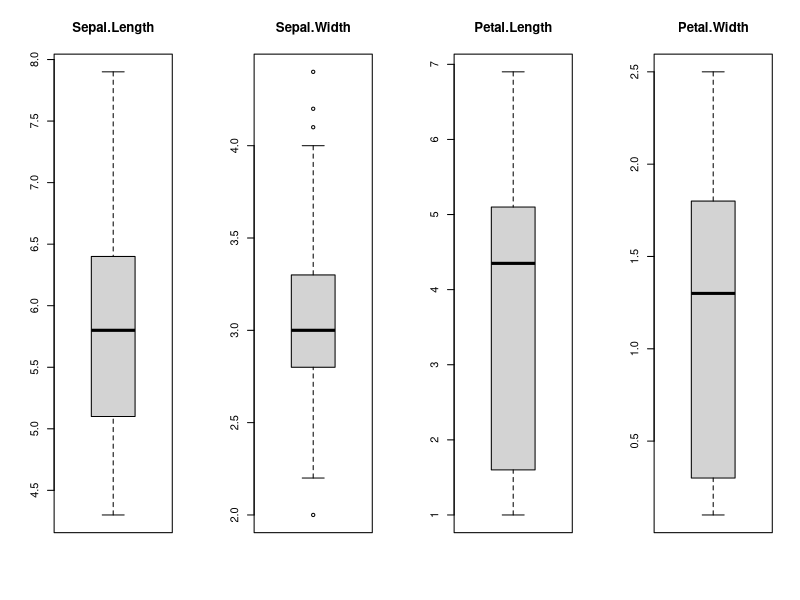

R code for this plot:


# load dataset
data(iris)
# Create separate boxplots for each attribute
par(mfrow=c(1,4))
for(i in 1:4) {
  boxplot(iris[,i], main=names(iris)[i])
}